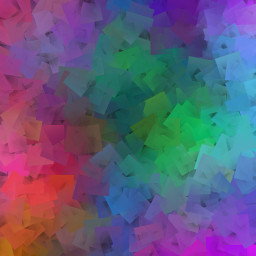
//> input picture PDI/blend1.jpg, 256 x 256 px
$ ./trocaregioes ../blend1.jpg   (built with g++ and OpenCV 4)
//> lines starting //> are read from the running program, lines starting //| are printed output that depends on the picture
#include <iostream>
#include <opencv2/opencv.hpp>

using namespace cv;
using namespace std;

int main(int, char** argv){
	Mat image,copy;
	Vec3b val;


	image = imread(argv[1],CV_LOAD_IMAGE_GRAYSCALE);
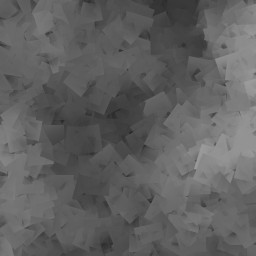
//> image: 256 rows x 256 cols, CV_8UC1; min 40, max 157, mean 96.3
	copy = image.clone();
	if(!image.data)
		cout << "nao abriu bolhas.png" << endl;

	int rows = image.rows;
//> rows = 256
	int cols = image.cols;
//> cols = 256

	namedWindow("janela",WINDOW_AUTOSIZE);

	for(int i=0;i<rows/2;i++){
		for(int j=0;j<cols/2;j++){
			image.at<uchar>(i,j)= copy.at<uchar>(i+(rows/2),j+(cols/2));
		}
	}
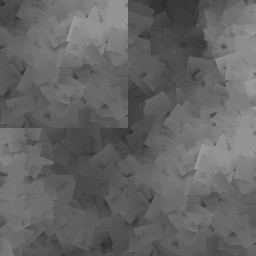
//> image: 256 rows x 256 cols, CV_8UC1; min 40, max 157, mean 100.2

	for(int i=rows/2;i<rows;i++){
		for(int j=cols/2;j<cols;j++){
			image.at<uchar>(i,j)= copy.at<uchar>(i-(rows/2),j-(cols/2));
		}
	}
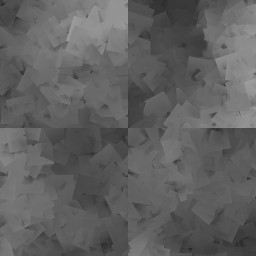
//> image: 256 rows x 256 cols, CV_8UC1; min 40, max 157, mean 96.3

	for(int i=rows/2;i<rows;i++){
		for(int j=0;j<cols/2;j++){
			image.at<uchar>(i,j)= copy.at<uchar>(i-(rows/2),j+(cols/2));
		}
	}
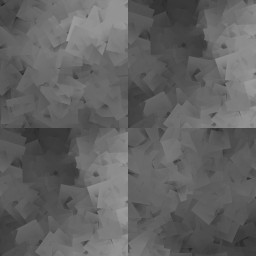
//> image: 256 rows x 256 cols, CV_8UC1; min 40, max 157, mean 97.7

	for(int i=0;i<rows/2;i++){
		for(int j=cols/2;j<cols;j++){
			image.at<uchar>(i,j)= copy.at<uchar>(i+(rows/2),j-(cols/2));
		}
	}
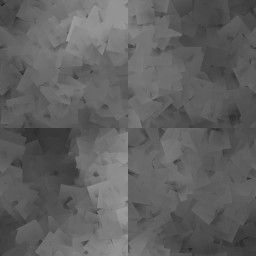
//> image: 256 rows x 256 cols, CV_8UC1; min 40, max 157, mean 96.3

	imshow("janela", image);
	waitKey();

	return 0;
}
